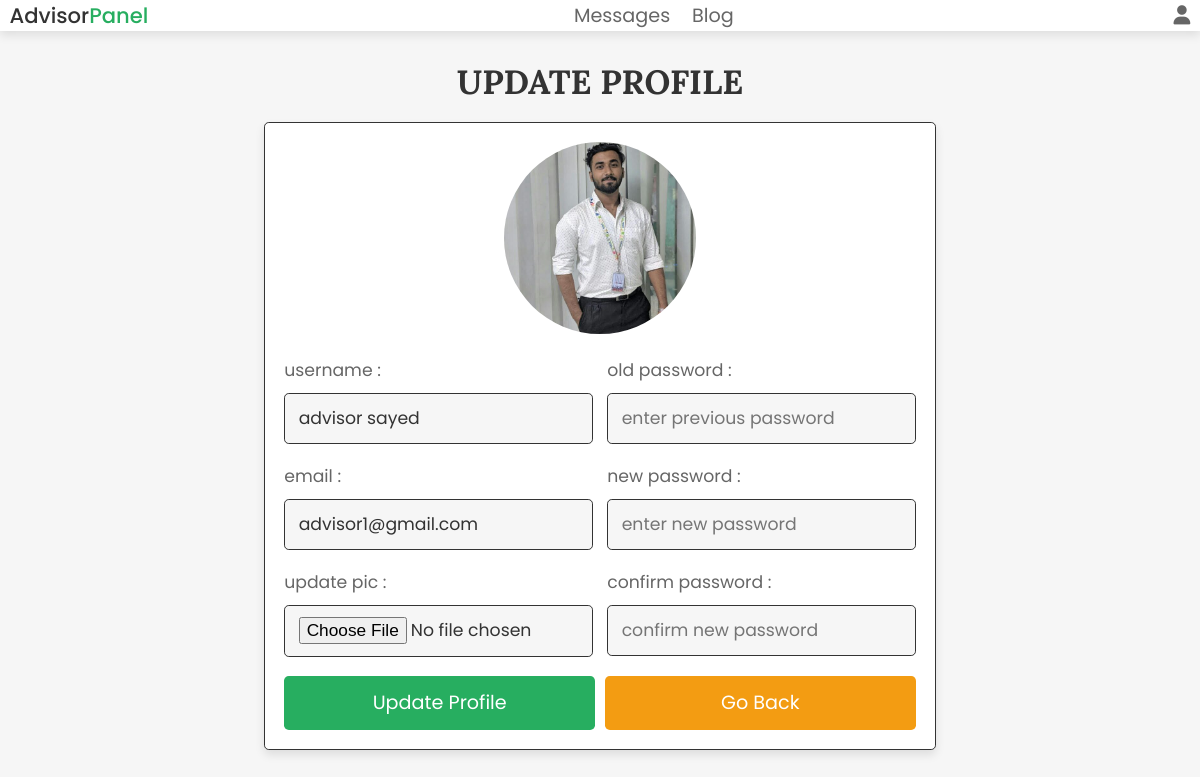
/advisor_update_profile.php (signed in), run on the app's committed database.
### tables this page shows
CREATE TABLE `users` (
  `id` int(100) NOT NULL,
  `name` varchar(100) NOT NULL,
  `email` varchar(100) NOT NULL,
  `password` varchar(100) NOT NULL,
  `user_type` varchar(20) NOT NULL DEFAULT 'user',
  `user_status` varchar(100) NOT NULL,
  `image` varchar(100) NOT NULL,
  `degree` varchar(100) NOT NULL,
  `specialist` varchar(100) NOT NULL
);

### advisor_update_profile.php (the view, shortened to what this page needs)
<?php
@include 'config.php';
?>
<!DOCTYPE html>
<html lang="en">
<head>
    <link rel="stylesheet" href="https://cdnjs.cloudflare.com/ajax/libs/font-awesome/6.1.1/css/all.min.css">
    <link rel="stylesheet" href="css/components.css">
</head>
<body>
    <?php include 'advisor_header.php'; ?>
    <section class="update-profile">
        <h1 class="title">update profile</h1>
        <form action="" method="POST" enctype="multipart/form-data">
            <img src="uploaded_img/<?= $fetch_profile['image']; ?>" alt="">
            <div class="flex">
                <div class="inputBox">
                    <span>username :</span>
                    <input type="text" name="name" value="<?= $fetch_profile['name']; ?>" placeholder="update username" required class="box">
                    <span>email :</span>
                    <input type="email" name="email" value="<?= $fetch_profile['email']; ?>" placeholder="update email" required class="box">
                    <span>update pic :</span>
                    <input type="file" name="image" accept="image/jpg, image/jpeg, image/png" class="box">
                </div>
                <div class="inputBox">
                    <span>old password :</span>
                    <input type="password" name="update_pass" placeholder="enter previous password" class="box">
                    <span>new password :</span>
                    <input type="password" name="new_pass" placeholder="enter new password" class="box">
                    <span>confirm password :</span>
                    <input type="password" name="confirm_pass" placeholder="confirm new password" class="box">
                </div>
            </div>
            <div class="flex-btn">
                <input type="submit" class="btn" value="update profile" name="update_profile">
                <a href="advisor.php" class="option-btn">go back</a>
            </div>
        </form>
    </section>
</body>
</html>

### css/components.css (style rules this page uses)
:root { --green: #27ae60; --orange: #f39c12; --red: #e74c3c; --black: #333; --light-color: #666; --white: #fff; --light-bg: #f6f6f6; --border: .2rem solid var(--black); --box-shadow: 0 .5rem 1rem rgba(0, 0, 0, .1); --swiper-theme-color: #27ae60 !important; --outline: .1rem solid rgba(0, 0, 0, .1); --outline-hover: .2rem solid var(--black); }
* { font-family: 'Poppins', sans-serif; margin: 0; padding: 0; box-sizing: border-box; outline: none; border: none; text-decoration: none; color: var(--black); }
body { background-color: var(--light-bg); }
html { font-size: 60%; overflow-x: hidden; scroll-behavior: smooth; scroll-padding-top: 6.5rem; }
section { padding: 3rem 2rem; max-width: 1200px; margin: 0 auto; }
.btn, .delete-btn, .option-btn { display: block; width: 100%; margin-top: 1rem; border-radius: .5rem; color: var(--white); font-size: 2rem; padding: 1.3rem 3rem; text-transform: capitalize; cursor: pointer; text-align: center; }
.btn { background-color: var(--green); }
.option-btn { background-color: var(--orange); }
.flex-btn { display: flex; flex-wrap: wrap; gap: 1rem; }
.flex-btn>* { flex: 1; }
.title { text-align: center; margin-bottom: 2rem; text-transform: uppercase; color: var(--black); font-size: 3.5rem; font-family: 'Lora', sans-serif; }
.update-profile form { max-width: 70rem; margin: 0 auto; background-color: var(--white); box-shadow: var(--box-shadow); border: var(--border); border-radius: .5rem; padding: 2rem; text-align: center; }
.update-profile form .flex { display: flex; gap: 1.5rem; justify-content: space-between; }
.update-profile form img { height: 20rem; width: 20rem; margin-bottom: 1rem; border-radius: 50%; object-fit: cover; }
.update-profile form .inputBox { text-align: left; width: 49%; }
.update-profile form .inputBox span { display: block; padding-top: 1rem; font-size: 1.8rem; color: var(--light-color); }
.update-profile form .inputBox .box { width: 100%; padding: 1.2rem 1.4rem; font-size: 1.8rem; color: var(--black); border: var(--border); border-radius: .5rem; margin: 1rem 0; background-color: var(--light-bg); }

### data on the page
users: image (picture), name "advisor sayed", email "advisor1@gmail.com"
